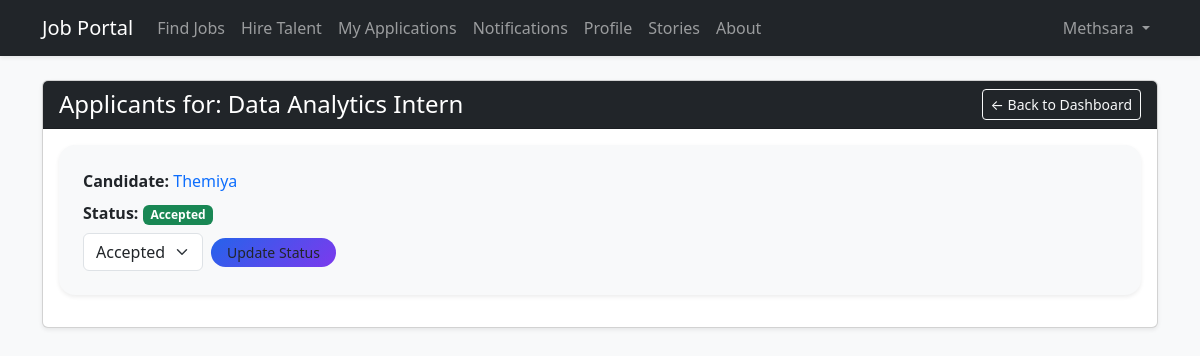
Screenshot of /jobs/2/applications/ (signed in) with the database file from the repository.
### jobs/models.py (models this page shows, shortened)
class Job(models.Model):
    title = models.CharField(max_length=100)
    description = models.TextField()
    company = models.CharField(max_length=100)
    created_by = models.ForeignKey(User, on_delete=models.CASCADE)
    @property
    def employer(self):
        return self.created_by

### applications/models.py (models this page shows, shortened)
class Application(models.Model):
    STATUS_CHOICES = [
        ('Pending', 'Pending'),
        ('Accepted', 'Accepted'),
        ('Rejected', 'Rejected'),
    ]
    user = models.ForeignKey(User, on_delete=models.CASCADE)
    job = models.ForeignKey(Job, on_delete=models.CASCADE)
    applied_date = models.DateTimeField(auto_now_add=True)
    status = models.CharField(max_length=20, choices=STATUS_CHOICES, default='Pending')
    class Meta:
        constraints = [
            models.UniqueConstraint(fields=["user", "job"], name="unique_application_per_user_job"),
        ]

### jobs/views.py (the view)
# urls.py: path('<int:job_id>/applications/', views.manage_job_applications, name='manage_job_applications'),
@login_required
def manage_job_applications(request, job_id):
    job = get_object_or_404(Job, id=job_id)
    if job.employer != request.user:
        return HttpResponseForbidden("Forbidden.")
    applications = Application.objects.filter(job=job)
    return render(request, 'manage_applications.html', {'job': job, 'applications': applications})

### jobportal/context_processors.py (called while the page is built)
def unread_notifications_count(request):
    if not getattr(request, "user", None) or not request.user.is_authenticated:
        return {"unread_notifications_count": 0}
    return {
        "unread_notifications_count": Notification.objects.filter(
            recipient=request.user, is_read=False
        ).count()
    }

### jobs/templates/manage_applications.html (shortened to what this page needs)
{% extends 'base.html' %}
{% block content %}
<div class="card shadow-sm mt-4">
    <div class="card-header bg-dark text-white d-flex justify-content-between align-items-center">
        <h4 class="mb-0">Applicants for: {{ job.title }}</h4>
        <a href="{% url 'employer_dashboard' %}" class="btn btn-sm btn-outline-light">← Back to Dashboard</a>
    </div>
    <div class="card-body">
        {% for app in applications %}
            <div class="border-0 p-4 mb-3 rounded-4 bg-light shadow-sm">
                <p class="mb-2">
                  <b>Candidate:</b>
                  <a class="text-decoration-none" href="{% url 'profile_detail' app.user.id %}">
                    {{ app.user.get_full_name|default:app.user.username }}
                  </a>
                </p>
                <p class="mb-2">
                    <b>Status:</b>
                    <span
                        class="badge {% if app.status == 'Accepted' %}bg-success{% elif app.status == 'Rejected' %}bg-danger{% else %}bg-secondary{% endif %}"
                        id="status-badge-{{ app.id }}"
                    >
                        {{ app.status }}
                    </span>
                </p>
                <form method="POST" class="d-flex align-items-center gap-2 js-status-form" data-application-id="{{ app.id }}">
                    <select name="status" class="form-select w-auto">
                        <option value="Accepted" {% if app.status == 'Accepted' %}selected{% endif %}>Accepted</option>
                    </select>
                    <button type="submit" class="btn btn-gradient-primary rounded-pill btn-sm px-3">Update Status</button>
                </form>
            </div>
        {% empty %}
            <p class="text-muted">No candidates have applied yet.</p>
        {% endfor %}
    </div>
</div>
{% endblock %}

### templates/base.html (shortened to what this page needs)
<!DOCTYPE html>
<html lang="en">
<head>
    <link href="https://cdn.jsdelivr.net/npm/bootstrap@5.3.0/dist/css/bootstrap.min.css" rel="stylesheet">
</head>
<body class="bg-light">
<nav class="navbar navbar-expand-lg navbar-dark bg-dark mb-4 shadow-sm">
    <div class="container">
        <a class="navbar-brand" href="/">Job Portal</a>
        <div class="collapse navbar-collapse" id="mainNavbar">
            <ul class="navbar-nav me-auto mb-2 mb-lg-0">
                {% if user.is_authenticated %}
                  {% if user.groups.all.0.name == 'Employer' %}
                    <li class="nav-item"><a class="nav-link" href="{% url 'job_list' %}">Find Jobs</a></li>
                    <li class="nav-item"><a class="nav-link" href="{% url 'talent_list' %}">Hire Talent</a></li>
                    <li class="nav-item"><a class="nav-link" href="{% url 'my_applications' %}">My Applications</a></li>
                    <li class="nav-item">
                      <a class="nav-link" href="{% url 'notifications_list' %}">
                        Notifications
                      </a>
                    </li>
                    <li class="nav-item"><a class="nav-link" href="{% url 'profile_detail' user.id %}">Profile</a></li>
                    <li class="nav-item"><a class="nav-link" href="{% url 'story_list' %}">Stories</a></li>
                    <li class="nav-item"><a class="nav-link" href="{% url 'about_us' %}">About</a></li>
                  {% endif %}
                {% else %}
                  <li class="nav-item"><a class="nav-link" href="{% url 'job_list' %}">Find Jobs</a></li>
                  <li class="nav-item"><a class="nav-link" href="{% url 'story_list' %}">Stories</a></li>
                  <li class="nav-item"><a class="nav-link" href="{% url 'about_us' %}">About</a></li>
                {% endif %}
            </ul>
            <ul class="navbar-nav ms-auto align-items-lg-center">
                {% if user.is_authenticated %}
                    <li class="nav-item dropdown">
                        <a class="nav-link dropdown-toggle" href="#" role="button" data-bs-toggle="dropdown" aria-expanded="false">
                            {{ user.username }}
                        </a>
                    </li>
                {% endif %}
            </ul>
        </div>
    </div>
</nav>
<div class="container">
    {% block content %}
    {% endblock %}
</div>
</body>
</html>

### templates/base.html (style rules this page uses)
.btn-gradient-primary { background: linear-gradient(135deg, #2563eb, #7c3aed); border: none; }

### rows the page displays
Job: title "Data Analytics Intern"
Application: user.get_full_name "Themiya", status "Accepted"

### other values shown
{{ user.username }} "Methsara"
